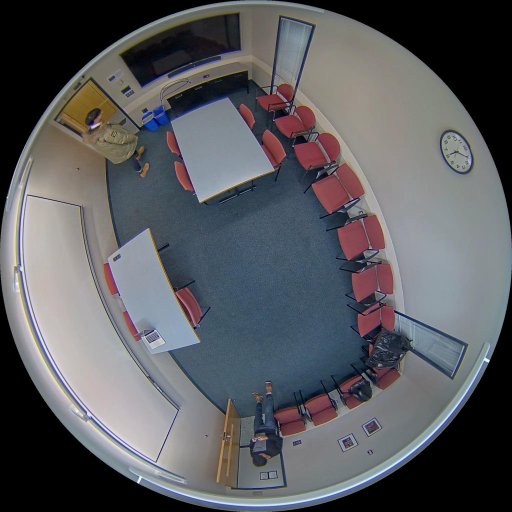
#> input picture fisheye-projections/imgs/fisheye.png, 1024 x 1024 px (shown at 1/2 size)
$ python fisheye-to-persp.py
#> lines starting #> are read from the running program, lines starting #| are printed output that depends on the picture; after the words box and inside, x2 and y2 are one past the last pixel; in counts of white or black regions, pixels touching at a corner belong together
"""
Fisheye to Perspective Projection

This script converts a fisheye image to a perspective projection with configurable parameters.
It maintains a 'target_mp' megapixel (defaults to 0.48 MP) output resolution while ensuring the width/height ratio
matches the horizontal/vertical field of view ratio. Controls are separated into a dedicated window.

Features:
- Adjustable longitude (0-360°) and latitude (0-90°)
- Independent horizontal and vertical FOV controls
- Automatic dimension calculation of the view port based on FOV ratio and target_mp
- Constant target_mp MP output resolution
- Performance tracking with interpolation remapping latency measurement
- FOV visualization on the original fisheye image
"""

import cv2
import numpy as np
from time import time
import math


def compute_viewing_basis(longitude, latitude):
    """
    Computes viewing basis vector (xyz) for fisheye projection:
    - view_vector: Direction from viewer to target point on sphere
    - right_vector: Horizontal basis of tangent plane (negated to prevent mirroring)
    - up_vector: Vertical basis of tangent plane
    :param longitude: Horizontal angle in degrees (0-360°)
    :param latitude: Vertical angle in degrees (0° = nadir (the point directly below the observer), 90° = horizon)
    :return: 3x3 matrix with columns [right_vector, up_vector, view_vector]
    """
    lon = np.radians(longitude)
    lat = np.radians(latitude)

    # Compute viewing vector xyz (points downward for latitude=0, horizon for latitude=90)
    view_vector_x = np.sin(lat) * np.cos(lon)
    view_vector_y = np.sin(lat) * np.sin(lon)
    view_vector_z = -np.cos(lat)  # Negative Z for downward direction
    view_vector = np.array([view_vector_x, view_vector_y, view_vector_z])
    view_vector /= np.linalg.norm(view_vector)  # Normalize

    # Right vector (cross product with world-up axis Y)
    # world_up = np.array([0.0, 1.0, 0.0])
    world_up = np.array([0.0, 0.0, 1.0])
    R = np.cross(view_vector, world_up)

    # Normalize right vector to ensure unit length
    # The small constant (1e-6) prevents division by zero in edge cases
    R = R / (np.linalg.norm(R) + 1e-6)

    # Up vector (corrected perpendicular to forward and right)
    U = np.cross(R, view_vector)
    U /= np.linalg.norm(U) + 1e-6

    return np.column_stack((-R, U, view_vector))  # -R avoids projection mirroring


def calculate_dimensions(fov_h_deg, fov_v_deg, target_mp=0.48):
    """
    Calculate output dimensions based on FOV and target megapixels.

    :param fov_h_deg: Horizontal field of view in degrees
    :param fov_v_deg: Vertical field of view in degrees
    :param target_mp: Target megapixels (default 0.48)
    :return: Tuple of (width, height) in pixels
    """
    # Calculate the aspect ratio based on FOV
    aspect_ratio = fov_h_deg / fov_v_deg

    # Calculate dimensions that maintain the aspect ratio and hit the target megapixels
    # Solving: width * height = target_mp * 1,000,000 and width = aspect_ratio * height
    height = int(math.sqrt((target_mp * 1_000_000) / aspect_ratio))
    width = int(height * aspect_ratio)

    # Ensure we're as close as possible to the target MP
    actual_mp = (width * height) / 1_000_000
    if abs(actual_mp - target_mp) > 0.01:  # More than 0.01 MP off
        # Adjust to get closer to target MP
        scale_factor = math.sqrt(target_mp / actual_mp)
        width = int(width * scale_factor)
        height = int(height * scale_factor)

    return (width, height)


def fisheye_to_perspective(fisheye_img, cx, cy, r, longitude, latitude, fov_h_deg, fov_v_deg):
    """
    Project a perspective view from a top-view fisheye image.

    :param fisheye_img: Input fisheye image (numpy array)
    :param cx: X-coordinate of the fisheye center in the input image
    :param cy: Y-coordinate of the fisheye center in the input image
    :param r: Radius of the fisheye circle in pixels
    :param longitude: Horizontal viewing angle in degrees (0-360°)
    :param latitude: Vertical viewing angle in degrees (0-90°, where 0=nadir, 90=horizon)
    :param fov_h_deg: Horizontal field of view in degrees
    :param fov_v_deg: Vertical field of view in degrees
    :return: Perspective projection image with dimensions calculated from FOV ratio and 0.48MP target
    """
    # Calculate output dimensions based on FOV ratio
    output_size = calculate_dimensions(fov_h_deg, fov_v_deg, target_mp=0.48)
    W_out, H_out = output_size

    rot_matrix = compute_viewing_basis(longitude, latitude)

    # Generate output pixel grid
    u, v = np.meshgrid(np.arange(W_out), np.arange(H_out))

    # Focal lengths from FOV
    fov_h_rad = np.radians(fov_h_deg)
    fov_v_rad = np.radians(fov_v_deg)
    fx = (W_out / 2) / np.tan(fov_h_rad / 2)
    fy = (H_out / 2) / np.tan(fov_v_rad / 2)

    # Camera local coordinates
    cx_out, cy_out = W_out / 2, H_out / 2
    x_local = (u - cx_out) / fx
    y_local = (cy_out - v) / fy  # OpenCV's Y increases downward
    z_local = np.ones_like(x_local)

    # Normalize direction vectors
    norm = np.sqrt(x_local ** 2 + y_local ** 2 + z_local ** 2)
    dirs = np.stack([x_local / norm, y_local / norm, z_local / norm], axis=2)

    # Rotate to align with fisheye's orientation
    world_dirs = np.dot(dirs, rot_matrix.T)

    # Convert to spherical coordinates (theta: angle from NADIR)
    theta = np.arccos(-world_dirs[..., 2])  # Key fix for top-view
    phi = np.arctan2(world_dirs[..., 1], world_dirs[..., 0])

    # Map to fisheye image coordinates
    valid_mask = theta <= (np.pi / 2)  # Fisheye only captures <= 90° from nadir
    r_pixel = np.where(valid_mask, (theta / (np.pi / 2)) * r, 0)
    x_fisheye = cx + r_pixel * np.cos(phi)
    y_fisheye = cy + r_pixel * np.sin(phi)

    # Remap and interpolate
    map_x = x_fisheye.astype(np.float32)
    map_y = y_fisheye.astype(np.float32)
    st = time()
    viewport = cv2.remap(fisheye_img, map_x, map_y, cv2.INTER_LINEAR, borderMode=cv2.BORDER_CONSTANT, borderValue=0)
    latency = round((time() - st) * 1000, 3)
    print(
        f"Remapping latency: {latency} ms | Output size: {output_size[0]}x{output_size[1]} ({output_size[0] * output_size[1] / 1_000_000:.2f} MP)")
    return viewport


def draw_fov_on_fisheye(fisheye_img, cx, cy, r, longitude, latitude, fov_h_deg, fov_v_deg):
    """
    Draw the field of view projection area on the original fisheye image.

    :param fisheye_img: Original fisheye image
    :param cx: X-coordinate of fisheye center
    :param cy: Y-coordinate of fisheye center
    :param r: Radius of fisheye
    :param longitude: Horizontal viewing angle in degrees
    :param latitude: Vertical viewing angle in degrees
    :param fov_h_deg: Horizontal field of view in degrees
    :param fov_v_deg: Vertical field of view in degrees
    :return: Fisheye image with FOV visualization overlay
    """
    # Create a copy of the fisheye image to avoid modifying the original
    viz_img = fisheye_img.copy()

    # Get the rotation matrix
    rot_matrix = compute_viewing_basis(longitude, latitude)

    # Create boundary points for the FOV rectangle
    fov_h_rad = np.radians(fov_h_deg)
    fov_v_rad = np.radians(fov_v_deg)

    # Define the four corners of the FOV in camera space
    corners = [
        [-np.tan(fov_h_rad / 2), -np.tan(fov_v_rad / 2), 1.0],  # Top-left
        [np.tan(fov_h_rad / 2), -np.tan(fov_v_rad / 2), 1.0],  # Top-right
        [np.tan(fov_h_rad / 2), np.tan(fov_v_rad / 2), 1.0],  # Bottom-right
        [-np.tan(fov_h_rad / 2), np.tan(fov_v_rad / 2), 1.0]  # Bottom-left
    ]
    corners = np.array(corners)

    # Normalize the direction vectors
    norms = np.sqrt(np.sum(corners ** 2, axis=1))
    normalized_corners = corners / norms[:, np.newaxis]

    # Rotate vectors to world space
    world_corners = np.dot(normalized_corners, rot_matrix.T)

    # Convert to spherical coordinates (theta from NADIR)
    theta = np.arccos(-world_corners[:, 2])
    phi = np.arctan2(world_corners[:, 1], world_corners[:, 0])

    # Filter corners within fisheye view (less than 90° from nadir)
    valid_mask = theta <= (np.pi / 2)

    # Map to fisheye image coordinates
    r_pixel = np.where(valid_mask, (theta / (np.pi / 2)) * r, 0)
    x_corners = (cx + r_pixel * np.cos(phi)).astype(int)
    y_corners = (cy + r_pixel * np.sin(phi)).astype(int)

    # Draw boundary with more segments for a smoother outline
    segments = 20
    for edge in range(4):
        start_idx = edge
        end_idx = (edge + 1) % 4

        if valid_mask[start_idx] and valid_mask[end_idx]:
            start_corner = normalized_corners[start_idx]
            end_corner = normalized_corners[end_idx]

            # Create points along this edge
            edge_points = []
            for i in range(segments + 1):
                t = i / segments
                # Linear interpolation between corners in 3D space
                pt = (1 - t) * start_corner + t * end_corner
                # Normalize again
                pt = pt / np.linalg.norm(pt)
                edge_points.append(pt)

            edge_points = np.array(edge_points)
            world_edge = np.dot(edge_points, rot_matrix.T)

            # Convert to spherical coordinates
            edge_theta = np.arccos(-world_edge[:, 2])
            edge_phi = np.arctan2(world_edge[:, 1], world_edge[:, 0])

            # Filter valid points and map to fisheye coordinates
            edge_valid = edge_theta <= (np.pi / 2)
            edge_r = np.where(edge_valid, (edge_theta / (np.pi / 2)) * r, 0)
            edge_x = (cx + edge_r * np.cos(edge_phi)).astype(int)
            edge_y = (cy + edge_r * np.sin(edge_phi)).astype(int)

            # Draw line segments
            for i in range(len(edge_x) - 1):
                if edge_valid[i] and edge_valid[i + 1]:
                    cv2.line(viz_img, (edge_x[i], edge_y[i]),
                             (edge_x[i + 1], edge_y[i + 1]), (0, 255, 0), 2)

            # Mark the corner with a circle
            if valid_mask[start_idx]:
                cv2.circle(viz_img, (x_corners[start_idx], y_corners[start_idx]), 4, (0, 0, 255), -1)

    # Draw a grid inside the FOV for better visualization
    if all(valid_mask):  # Only if all corners are visible
        grid_density = 5
        for i in range(1, grid_density):
            for j in range(1, grid_density):
                # Grid point in normalized coordinates
                grid_x = -np.tan(fov_h_rad / 2) + 2 * (i / grid_density) * np.tan(fov_h_rad / 2)
                grid_y = -np.tan(fov_v_rad / 2) + 2 * (j / grid_density) * np.tan(fov_v_rad / 2)
                grid_pt = np.array([grid_x, grid_y, 1.0])
                grid_pt = grid_pt / np.linalg.norm(grid_pt)

                # Transform to world space
                world_pt = np.dot(grid_pt, rot_matrix.T)

                # Convert to spherical
                pt_theta = np.arccos(-world_pt[2])
                pt_phi = np.arctan2(world_pt[1], world_pt[0])

                # Check if valid and map to fisheye
                if pt_theta <= (np.pi / 2):
                    pt_r = (pt_theta / (np.pi / 2)) * r
                    pt_x = int(cx + pt_r * np.cos(pt_phi))
                    pt_y = int(cy + pt_r * np.sin(pt_phi))
                    cv2.circle(viz_img, (pt_x, pt_y), 2, (0, 128, 0), -1)

    return viz_img


def main():
    # Load fisheye image
    imgs_path = "imgs/fisheye.png"
    fisheye_img = cv2.imread(imgs_path)
#> fisheye_img is the input picture: shape (1024, 1024, 3); mean B, G, R 94.6, 90.6, 89.4
    if fisheye_img is None:
        print(f"Error: Could not load image at {imgs_path}")
        return

    cx, cy = fisheye_img.shape[1] // 2, fisheye_img.shape[0] // 2
#> cx = 512; cy = 512
    r = min(cx, cy)
#> r = 512

    # Create separate windows for controls and output
    cv2.namedWindow('Controls', cv2.WINDOW_NORMAL)
    cv2.resizeWindow('Controls', 600, 200)
    cv2.namedWindow('Perspective Output', cv2.WINDOW_NORMAL)
    cv2.namedWindow('Fisheye FOV', cv2.WINDOW_NORMAL)

    # Trackbar callback
    def nothing(x):
        pass

    # Create trackbars in the control window
    trackbar_Fh = 'FOV Horiz'
    trackbar_Fv = 'FOV Verti'
    cv2.createTrackbar('Longitude', 'Controls', 0, 360, nothing)  # 0-360°
    cv2.createTrackbar('Latitude', 'Controls', 45, 90, nothing)  # 0-90° (nadir to horizon)
    cv2.createTrackbar(trackbar_Fh, 'Controls', 90, 180, nothing)  # 1-180°
    cv2.createTrackbar(trackbar_Fv, 'Controls', 60, 180, nothing)  # 1-180°

    prev_lon = None
    prev_lat = None
    prev_fov_h = None
    prev_fov_v = None

    # Initial render
    lon = cv2.getTrackbarPos('Longitude', 'Controls')
    lat = cv2.getTrackbarPos('Latitude', 'Controls')
    fov_h = max(1, cv2.getTrackbarPos(trackbar_Fh, 'Controls'))
    fov_v = max(1, cv2.getTrackbarPos(trackbar_Fv, 'Controls'))

    output = fisheye_to_perspective(fisheye_img, cx, cy, r, lon, lat, fov_h, fov_v)
#> in fisheye_to_perspective, `r_pixel = np.where(valid_mask, (theta / (np.pi / 2)) * r, 0)`: valid_mask: shape (565, 847) bool; every value is 1
#> in fisheye_to_perspective, `x_fisheye = cx + r_pixel * np.cos(phi)`:
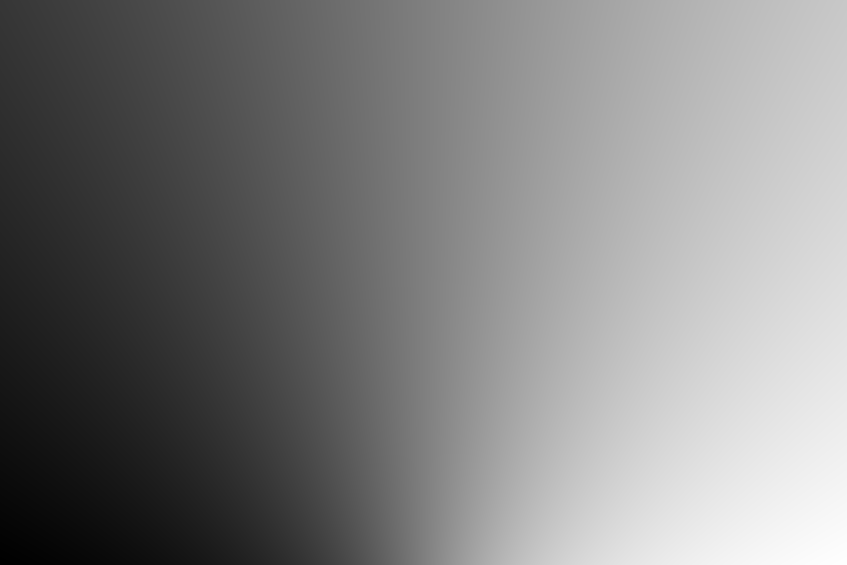
#> phi: shape (565, 847) float64; min -1.28, max 1.28, mean -0.00115; drawn with min black and max white
#> in fisheye_to_perspective, `viewport = cv2.remap(fisheye_img, map_x, map_y, cv2.INTER_LINEAR, bord..`:
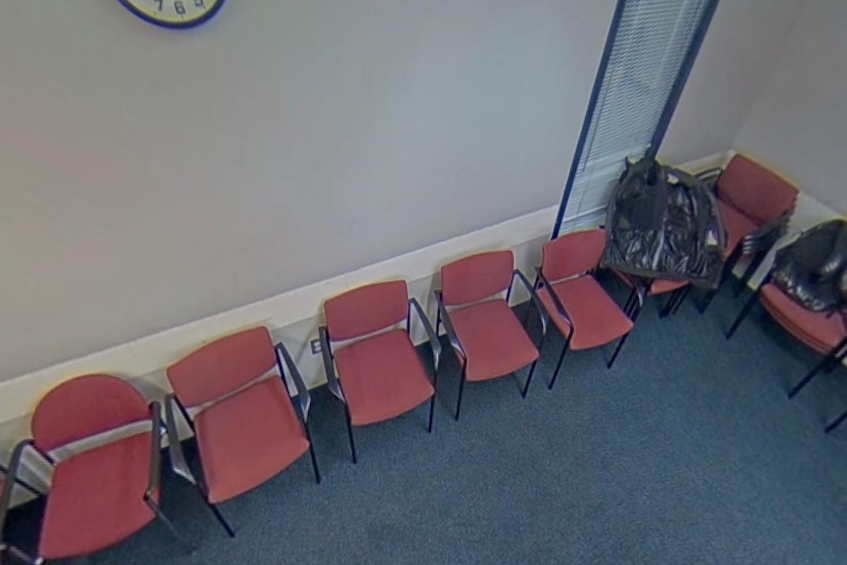
#> viewport: shape (565, 847, 3); mean B, G, R 113, 105.1, 106.7
    cv2.imshow('Perspective Output', output)
    output_h, output_w = output.shape[:2]
#> output_h = 565; output_w = 847
    cv2.resizeWindow('Perspective Output', output_w, output_h)

    # Draw the FOV on fisheye image
    fisheye_viz = draw_fov_on_fisheye(fisheye_img, cx, cy, r, lon, lat, fov_h, fov_v)
#> after the loop in draw_fov_on_fisheye, `for edge in range(4):`:
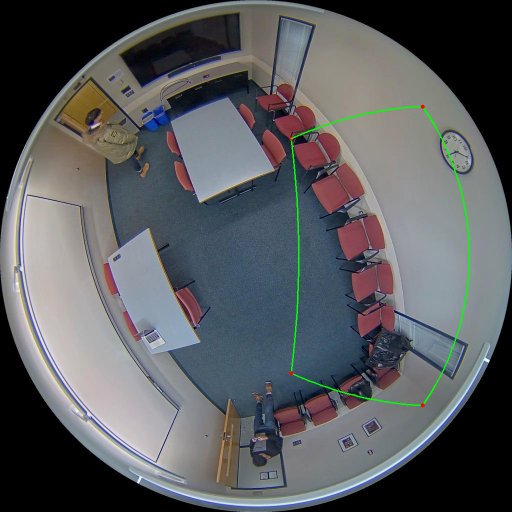
#> viz_img: shape (1024, 1024, 3) (shown at 1/2 size); 0.47% of pixels changed, all inside (x1, y1, x2, y2) = (578, 209, 940, 815)
#> after the loop in draw_fov_on_fisheye, `for i in range(1, grid_density):`: viz_img: shape (1024, 1024, 3); 0.02% of pixels changed, all inside (x1, y1, x2, y2) = (643, 304, 874, 720)
    cv2.imshow('Fisheye FOV', fisheye_viz)

    # Main loop here
    while True:
        # Handle keyboard input first with a single waitKey call
        key = cv2.waitKey(30) & 0xFF
#> (key q is pressed here)
        if key == ord('q'):
            break
        elif key == ord('s'):
            cv2.imwrite(f"perspective_{output.shape[1]}x{output.shape[0]}.png", output)
            cv2.imwrite(f"fisheye_viz_{fisheye_viz.shape[1]}x{fisheye_viz.shape[0]}.png", fisheye_viz)
            print(f"Images saved!")

        # Check if controls have changed
        current_lon = cv2.getTrackbarPos('Longitude', 'Controls')
        current_lat = cv2.getTrackbarPos('Latitude', 'Controls')
        current_fov_h = max(1, cv2.getTrackbarPos(trackbar_Fh, 'Controls'))
        current_fov_v = max(1, cv2.getTrackbarPos(trackbar_Fv, 'Controls'))

        # Only update if parameters changed
        if (current_lon != prev_lon or current_lat != prev_lat or
                current_fov_h != prev_fov_h or current_fov_v != prev_fov_v):
            output = fisheye_to_perspective(
                fisheye_img, cx, cy, r, current_lon, current_lat, current_fov_h, current_fov_v
            )
            cv2.imshow('Perspective Output', output)
            output_h, output_w = output.shape[:2]
            cv2.resizeWindow('Perspective Output', output_w, output_h)

            # Update the FOV visualization
            fisheye_viz = draw_fov_on_fisheye(fisheye_img, cx, cy, r, current_lon, current_lat,
                                              current_fov_h, current_fov_v)
            cv2.imshow('Fisheye FOV', fisheye_viz)

            # Update previous values
            prev_lon = current_lon
            prev_lat = current_lat
            prev_fov_h = current_fov_h
            prev_fov_v = current_fov_v

    cv2.destroyAllWindows()


if __name__ == "__main__":
    main()
